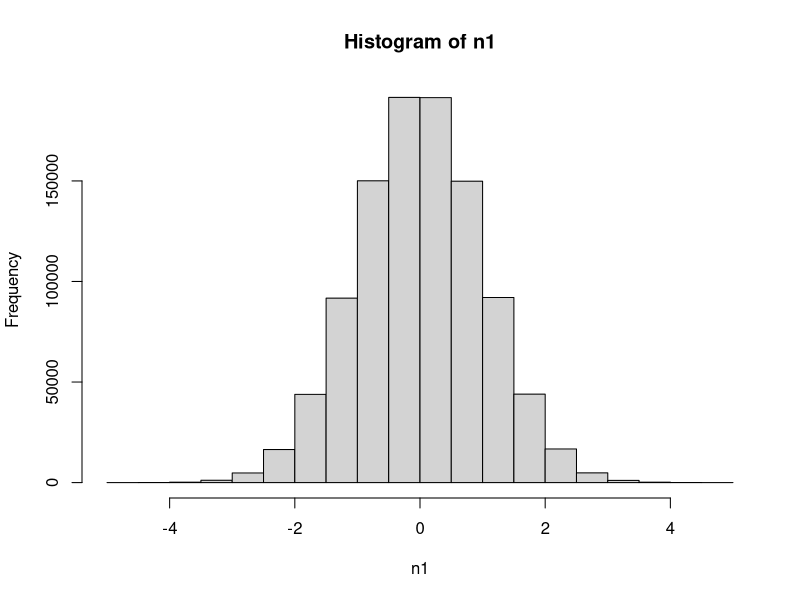
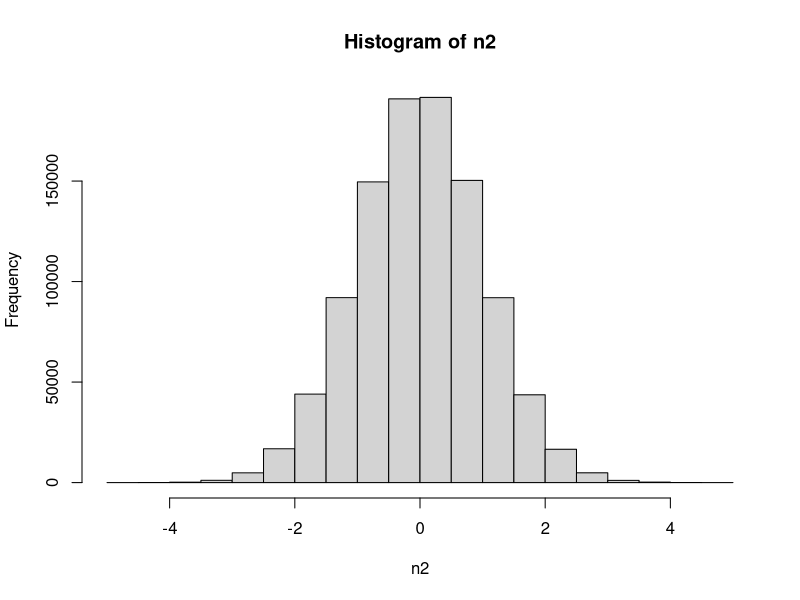
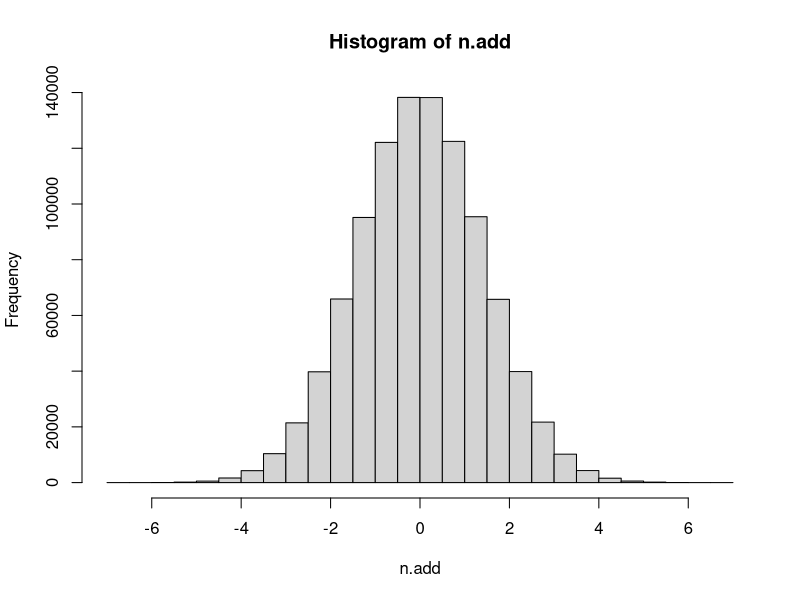
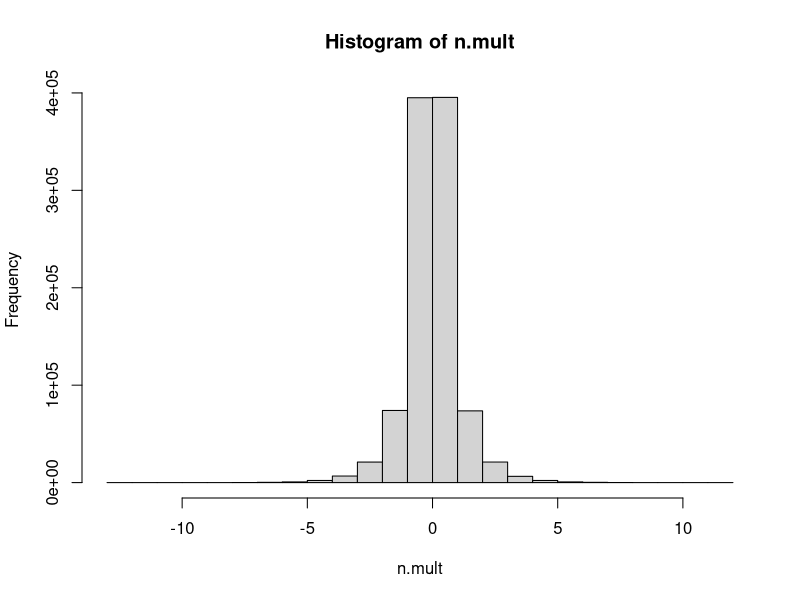

These charts were generated, in order, by the following R code:
# Up and running with R
# Ex04_02
# Computing New Variables

# Create variable n1 with 1 million random normal values
n1 <- rnorm(1000000)
hist(n1)

# Create variable n2 with 1 million random normal values
n2 <- rnorm(1000000)
hist(n2)

# Average scores across two variables
n.add <- n1 + n2
hist(n.add)

# Multiple scores across two variables
n.mult <- n1 * n2
hist(n.mult)

# Install and load "psych" package to get kurtosis
install.packages("psych")
library("psych")

# Calculate kurtosis for each distribution
kurtosi(n1)
kurtosi(n2)
kurtosi(n.add)
kurtosi(n.mult)
